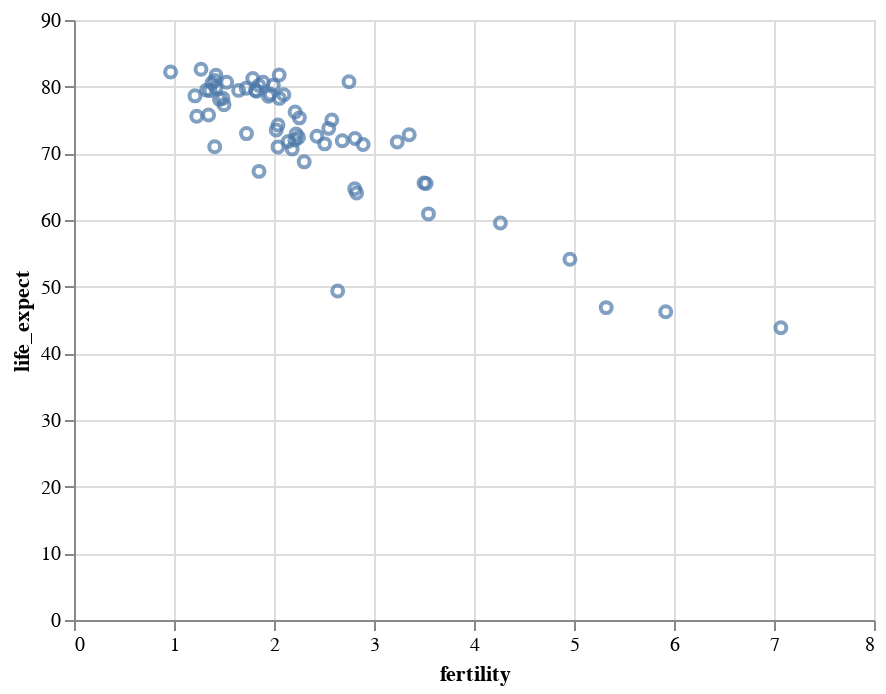

The notebook cell this image was saved under:
### Code cell
chart1b = alt.Chart(gap2005).mark_point().encode(
    alt.X("fertility"),
    alt.Y("life_expect")
)

chart1b

### Figure 1 — Vega-Lite specification as saved in the notebook (floating-point values rounded to 4 significant figures)
{"$schema": "https://vega.github.io/schema/vega-lite/v3.4.0.json", "config": {"mark": {"tooltip": null}, "view": {"height": 300, "width": 400}}, "data": {"name": "data-ba34af65c64e2b3a5a008687b8c69f55"}, "datasets": {"data-ba34af65c64e2b3a5a008687b8c69f55": [{"cluster": 0, "country": "Afghanistan", "fertility": 7.069, "life_expect": 43.83, "pop": 29928987, "year": 2005}, {"cluster": 3, "country": "Argentina", "fertility": 2.254, "life_expect": 75.32, "pop": 39537943, "year": 2005}, {"cluster": 3, "country": "Aruba", "fertility": 2.04, "life_expect": 74.24, "pop": 71566, "year": 2005}, {"cluster": 4, "country": "Australia", "fertility": 1.788, "life_expect": 81.23, "pop": 20090437, "year": 2005}, {"cluster": 1, "country": "Austria", "fertility": 1.42, "life_expect": 79.83, "pop": 8184691, "year": 2005}, {"cluster": 3, "country": "Bahamas", "fertility": 2.022, "life_expect": 73.5, "pop": 301790, "year": 2005}, {"cluster": 0, "country": "Bangladesh", "fertility": 2.826, "life_expect": 64.06, "pop": 144319628, "year": 2005}, {"cluster": 3, "country": "Barbados", "fertility": 1.5, "life_expect": 77.3, "pop": 278870, "year": 2005}, {"cluster": 1, "country": "Belgium", "fertility": 1.646, "life_expect": 79.44, "pop": 10364388, "year": 2005}, {"cluster": 3, "country": "Bolivia", "fertility": 3.5, "life_expect": 65.55, "pop": 8857870, "year": 2005}, {"cluster": 3, "country": "Brazil", "fertility": 2.245, "life_expect": 72.39, "pop": 186112794, "year": 2005}, {"cluster": 3, "country": "Canada", "fertility": 1.527, "life_expect": 80.65, "pop": 32805041, "year": 2005}, {"cluster": 3, "country": "Chile", "fertility": 1.944, "life_expect": 78.55, "pop": 15980912, "year": 2005}, {"cluster": 4, "country": "China", "fertility": 1.725, "life_expect": 72.96, "pop": 1303182268, "year": 2005}, {"cluster": 3, "country": "Colombia", "fertility": 2.22, "life_expect": 72.89, "pop": 42954279, "year": 2005}, {"cluster": 3, "country": "Costa Rica", "fertility": 2.099, "life_expect": 78.78, "pop": 4016173, "year": 2005}, {"cluster": 1, "country": "Croatia", "fertility": 1.346, "life_expect": 75.75, "pop": 4495904, "year": 2005}, {"cluster": 3, "country": "Cuba", "fertility": 1.49, "life_expect": 78.27, "pop": 11346670, "year": 2005}, {"cluster": 3, "country": "Dominican Republic", "fertility": 2.81, "life_expect": 72.23, "pop": 9049595, "year": 2005}, {"cluster": 3, "country": "Ecuador", "fertility": 2.578, "life_expect": 74.99, "pop": 13363593, "year": 2005}, {"cluster": 5, "country": "Egypt", "fertility": 2.891, "life_expect": 71.34, "pop": 77505756, "year": 2005}, {"cluster": 3, "country": "El Salvador", "fertility": 2.683, "life_expect": 71.88, "pop": 6704932, "year": 2005}, {"cluster": 1, "country": "Finland", "fertility": 1.825, "life_expect": 79.31, "pop": 5223442, "year": 2005}, {"cluster": 1, "country": "France", "fertility": 1.892, "life_expect": 80.66, "pop": 60656178, "year": 2005}, {"cluster": 1, "country": "Georgia", "fertility": 1.407, "life_expect": 70.99, "pop": 4677401, "year": 2005}, {"cluster": 1, "country": "Germany", "fertility": 1.36, "life_expect": 79.41, "pop": 82431390, "year": 2005}, {"cluster": 1, "country": "Greece", "fertility": 1.325, "life_expect": 79.48, "pop": 10668354, "year": 2005}, {"cluster": 3, "country": "Grenada", "fertility": 2.302, "life_expect": 68.72, "pop": 89502, "year": 2005}, {"cluster": 3, "country": "Haiti", "fertility": 3.545, "life_expect": 60.92, "pop": 8121622, "year": 2005}, {"cluster": 4, "country": "Hong Kong", "fertility": 0.966, "life_expect": 82.21, "pop": 6898686, "year": 2005}, {"cluster": 1, "country": "Iceland", "fertility": 2.052, "life_expect": 81.76, "pop": 296737, "year": 2005}, {"cluster": 0, "country": "India", "fertility": 2.807, "life_expect": 64.7, "pop": 1080264388, "year": 2005}, {"cluster": 4, "country": "Indonesia", "fertility": 2.182, "life_expect": 70.65, "pop": 218465000, "year": 2005}, {"cluster": 5, "country": "Iran", "fertility": 2.04, "life_expect": 70.96, "pop": 68017860, "year": 2005}, {"cluster": 5, "country": "Iraq", "fertility": 4.264, "life_expect": 59.55, "pop": 26074906, "year": 2005}, {"cluster": 1, "country": "Ireland", "fertility": 1.964, "life_expect": 78.89, "pop": 4015676, "year": 2005}, {"cluster": 5, "country": "Israel", "fertility": 2.75, "life_expect": 80.75, "pop": 6276883, "year": 2005}, {"cluster": 1, "country": "Italy", "fertility": 1.379, "life_expect": 80.55, "pop": 58103033, "year": 2005}, {"cluster": 3, "country": "Jamaica", "fertility": 2.429, "life_expect": 72.57, "pop": 2735520, "year": 2005}, {"cluster": 4, "country": "Japan", "fertility": 1.27, "life_expect": 82.6, "pop": 127417244, "year": 2005}, {"cluster": 2, "country": "Kenya", "fertility": 4.959, "life_expect": 54.11, "pop": 33829590, "year": 2005}, {"cluster": 4, "country": "South Korea", "fertility": 1.85, "life_expect": 67.3, "pop": 22912177, "year": 2005}, {"cluster": 4, "country": "North Korea", "fertility": 1.21, "life_expect": 78.62, "pop": 48640671, "year": 2005}, {"cluster": 5, "country": "Lebanon", "fertility": 2.209, "life_expect": 71.99, "pop": 3826018, "year": 2005}, {"cluster": 3, "country": "Mexico", "fertility": 2.211, "life_expect": 76.19, "pop": 106202903, "year": 2005}, {"cluster": 1, "country": "Netherlands", "fertility": 1.721, "life_expect": 79.76, "pop": 16407491, "year": 2005}, {"cluster": 4, "country": "New Zealand", "fertility": 1.994, "life_expect": 80.2, "pop": 4035461, "year": 2005}, {"cluster": 2, "country": "Nigeria", "fertility": 5.322, "life_expect": 46.86, "pop": 128765768, "year": 2005}, {"cluster": 1, "country": "Norway", "fertility": 1.848, "life_expect": 80.2, "pop": 4593041, "year": 2005}, {"cluster": 0, "country": "Pakistan", "fertility": 3.521, "life_expect": 65.48, "pop": 162419946, "year": 2005}, {"cluster": 3, "country": "Peru", "fertility": 2.506, "life_expect": 71.42, "pop": 27925628, "year": 2005}, {"cluster": 4, "country": "Philippines", "fertility": 3.233, "life_expect": 71.69, "pop": 87857473, "year": 2005}, {"cluster": 1, "country": "Poland", "fertility": 1.227, "life_expect": 75.56, "pop": 38557984, "year": 2005}, {"cluster": 1, "country": "Portugal", "fertility": 1.455, "life_expect": 78.1, "pop": 10566212, "year": 2005}, {"cluster": 2, "country": "Rwanda", "fertility": 5.917, "life_expect": 46.24, "pop": 8440820, "year": 2005}, {"cluster": 5, "country": "Saudi Arabia", "fertility": 3.352, "life_expect": 72.78, "pop": 26417599, "year": 2005}, {"cluster": 2, "country": "South Africa", "fertility": 2.637, "life_expect": 49.34, "pop": 44344136, "year": 2005}, {"cluster": 1, "country": "Spain", "fertility": 1.409, "life_expect": 80.94, "pop": 40341462, "year": 2005}, {"cluster": 1, "country": "Switzerland", "fertility": 1.42, "life_expect": 81.7, "pop": 7489370, "year": 2005}, {"cluster": 1, "country": "Turkey", "fertility": 2.143, "life_expect": 71.78, "pop": 69660559, "year": 2005}, {"cluster": 1, "country": "United Kingdom", "fertility": 1.815, "life_expect": 79.42, "pop": 60441457, "year": 2005}, {"cluster": 3, "country": "United States", "fertility": 2.054, "life_expect": 78.24, "pop": 295734134, "year": 2005}, {"cluster": 3, "country": "Venezuela", "fertility": 2.547, "life_expect": 73.75, "pop": 25375281, "year": 2005}]}, "encoding": {"x": {"field": "fertility", "type": "quantitative"}, "y": {"field": "life_expect", "type": "quantitative"}}, "mark": "point"}
